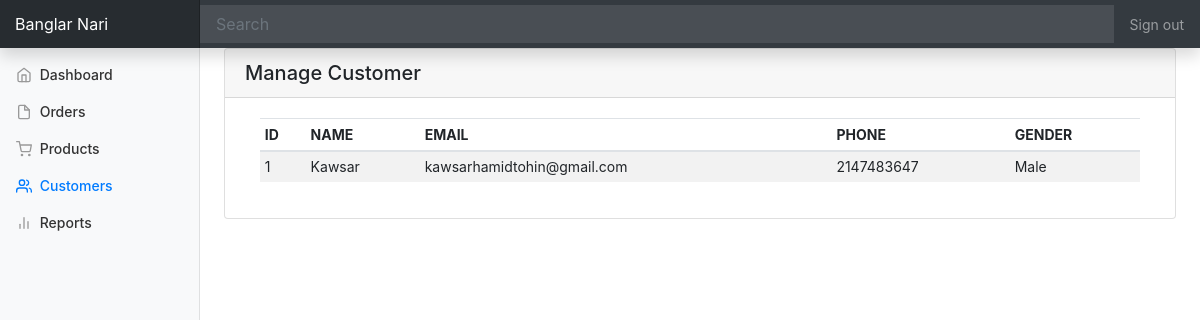
/admincustomer.php (signed in), run on the app's committed database.
### tables this page shows
CREATE TABLE `user` (
  `USERID` int(11) NOT NULL,
  `FIRSTNAME` varchar(255) NOT NULL,
  `LASTNAME` varchar(255) NOT NULL,
  `GENDER` varchar(255) NOT NULL,
  `PRESENTADDRESS` varchar(255) NOT NULL,
  `CITY` varchar(255) NOT NULL,
  `ZIPCODE` int(11) DEFAULT NULL,
  `PHONE` int(11) NOT NULL,
  `EMAIL` varchar(255) NOT NULL,
  `PASSWORD` varchar(255) NOT NULL,
  `TYPE` varchar(255) NOT NULL
);

### admincustomer.php (the view, shortened to what this page needs)
<!doctype html>
<?php include 'Connect.php';?>
<html lang="en">
  <head>
    <link rel="stylesheet" href="css/bootstrap.min.css">
    <link href="css/dashboard.css" rel="stylesheet">
  </head>
  <body>
    <nav class="navbar navbar-dark fixed-top bg-dark flex-md-nowrap p-0 shadow">
      <a class="navbar-brand col-sm-3 col-md-2 mr-0" href="adminindex.php">Banglar Nari</a>
      <input class="form-control form-control-dark w-100" type="text" placeholder="Search" aria-label="Search">
      <ul class="navbar-nav px-3">
        <li class="nav-item text-nowrap">
          <a class="nav-link" href="logout.php">Sign out</a>
        </li>
      </ul>
    </nav>
    <div class="container-fluid">
      <div class="row">
        <nav class="col-md-2 d-none d-md-block bg-light sidebar">
          <div class="sidebar-sticky">
            <ul class="nav flex-column">
              <li class="nav-item">
                <a class="nav-link" href="adminindex.php">
                  <span data-feather="home"></span>
                  Dashboard
                </a>
              </li>
              <li class="nav-item">
                <a class="nav-link" href="adminorder.php">
                  <span data-feather="file"></span>
                  Orders
                </a>
              </li>
              <li class="nav-item">
                <a class="nav-link" href="adminproduct.php">
                  <span data-feather="shopping-cart"></span>
                  Products <span class="sr-only">(current)</span>
                </a>
              </li>
              <li class="nav-item">
                <a class="nav-link active" href="admincustomer.php">
                  <span data-feather="users"></span>
                  Customers <span class="sr-only">(current)
                </a>
              </li>
              <li class="nav-item">
                <a class="nav-link" href="adminreport.php">
                  <span data-feather="bar-chart-2"></span>
                  Reports
                </a>
              </li>
            </ul>
          </div>
        </nav>
        <main role="main" class="col-md-9 ml-sm-auto col-lg-10 px-4">
			<div class="card">
				<h5 class="card-header">Manage Customer</h5>
				<div class="card-body">
					<div class="container">
						<div class="table-responsive">
							<table class="table table-striped table-sm">
							  <thead>
								<tr>
								  <th>ID</th>
								  <th>NAME</th>
								  <th>EMAIL</th>
								  <th>PHONE</th>
								  <th>GENDER</th>
								</tr>
							  </thead>
							  <?php
									$table = "select * from USER where type='User'";
									$r = mysqli_query($link, $table);
									while($result = mysqli_fetch_assoc($r))
									{
								?>
							  <tbody>
								<tr>
								  <td><?php echo $result['USERID'];?></td>
								  <td><?php echo $result['FIRSTNAME'];?></td>
								  <td><?php echo $result['EMAIL'];?></td>
								  <td><?php echo $result['PHONE'];?></td>
								  <td><?php echo $result['GENDER'];?></td>
								</tr>
							  </tbody>
                                <?php }?>
							</table>
						</div>
					</div>
				</div>
			</div>
        </main>
      </div>
    </div>
  </body>
</html>

### css/dashboard.css (style rules this page uses)
body { font-size: .875rem; }
.feather { width: 16px; height: 16px; vertical-align: text-bottom; }
.sidebar { position: fixed; top: 0; bottom: 0; left: 0; z-index: 100; padding: 48px 0 0; box-shadow: inset -1px 0 0 rgba(0, 0, 0, .1); }
.sidebar-sticky { position: relative; top: 0; height: calc(100vh - 48px); padding-top: .5rem; overflow-x: hidden; overflow-y: auto; }
.sidebar .nav-link { font-weight: 500; color: #333; }
.sidebar .nav-link .feather { margin-right: 4px; color: #999; }
.sidebar .nav-link.active { color: #007bff; }
.sidebar .nav-link:hover .feather, .sidebar .nav-link.active .feather { color: inherit; }
[role="main"] { padding-top: 48px; }
.navbar-brand { padding-top: .75rem; padding-bottom: .75rem; font-size: 1rem; background-color: rgba(0, 0, 0, .25); box-shadow: inset -1px 0 0 rgba(0, 0, 0, .25); }
.navbar .form-control { padding: .75rem 1rem; border-width: 0; border-radius: 0; }
.form-control-dark { color: #fff; background-color: rgba(255, 255, 255, .1); border-color: rgba(255, 255, 255, .1); }

### data on the page
user: USERID "1", FIRSTNAME "Kawsar", EMAIL "kawsarhamidtohin@gmail.com", PHONE "2147483647", GENDER "Male"
